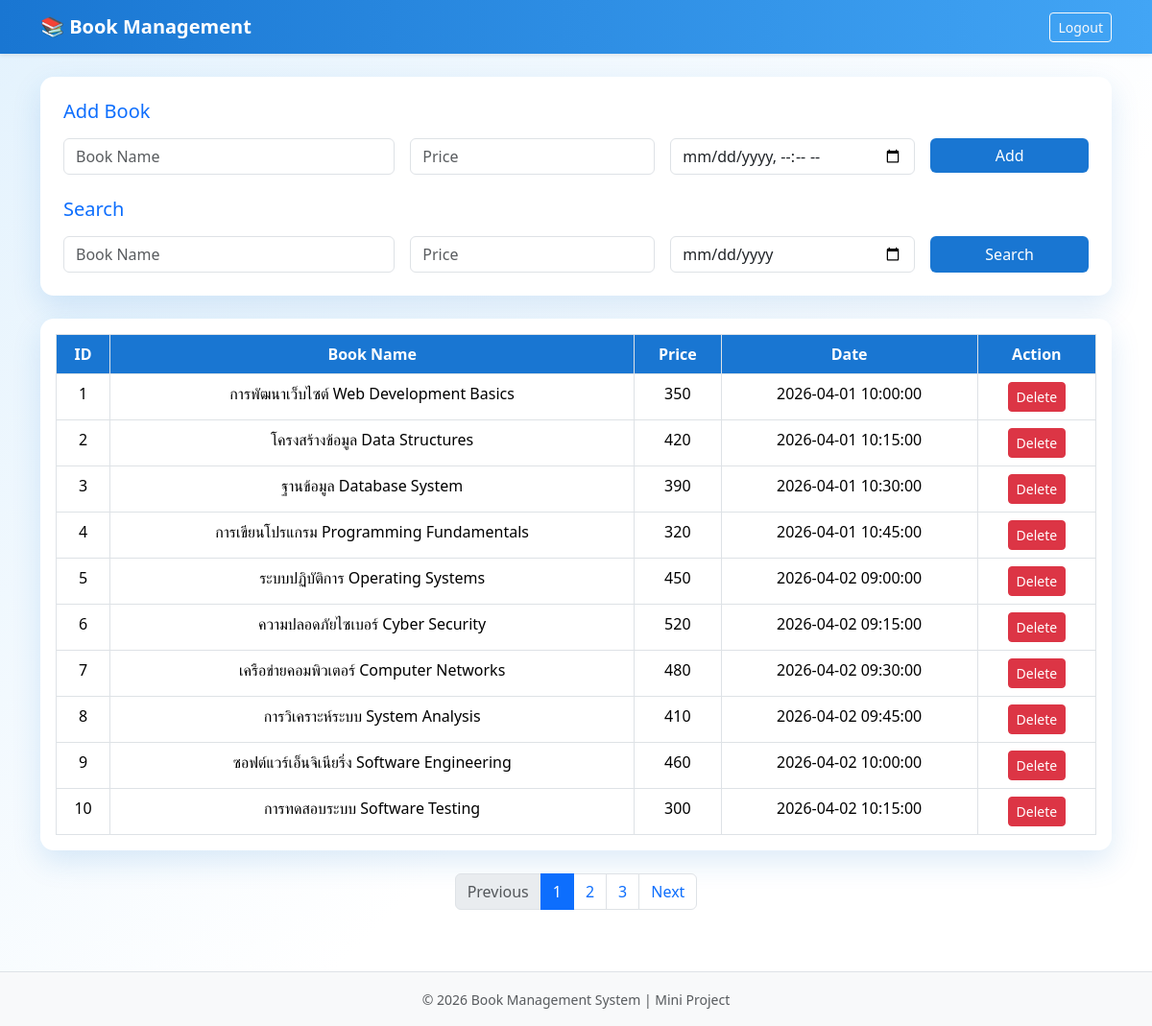
/index.php (signed in), run on the app's committed database.
### tables this page shows
CREATE TABLE `package` (
  `package_id` int(11) NOT NULL,
  `package_name` varchar(255) DEFAULT NULL,
  `amount` int(11) DEFAULT NULL,
  `create_date` datetime DEFAULT NULL
);

### index.php (the view, shortened to what this page needs)
<?php
require 'config.php';
$limit = 10;
$page  = isset($_GET['page']) ? max(1,(int)$_GET['page']) : 1;
$offset = ($page - 1) * $limit;
$countSql = "SELECT COUNT(*) AS total FROM package";
$countResult = $conn->query($countSql);
$totalRows = $countResult->fetch_assoc()['total'];
$totalPages = ceil($totalRows / $limit);
$sql = "SELECT * FROM package";
$sql .= " LIMIT $limit OFFSET $offset";
$result = $conn->query($sql);
$data = [];
while ($row = $result->fetch_assoc()) {
    $data[] = $row;
}
?>
<!DOCTYPE html>
<html lang="en">
<head>
    <link href="https://cdn.jsdelivr.net/npm/bootstrap@5.3.3/dist/css/bootstrap.min.css" rel="stylesheet">
    <link rel="stylesheet" href="style.css">
</head>
<body>
<nav class="navbar navbar-expand-lg navbar-dark bg-primary shadow-sm">
    <div class="container">
        <span class="navbar-brand fw-bold">📚 Book Management</span>
        <div class="ms-auto">
            <a href="logout.php" class="btn btn-outline-light btn-sm">Logout</a>
        </div>
    </div>
</nav>
<section class="pb-5">
<div class="container mt-4">
<div class="card p-4 mb-4">
    <h5 class="text-primary mb-3">Add Book</h5>
    <form method="post" class="row g-3 mb-4">
        <div class="col-md-4">
            <input class="form-control" name="name" placeholder="Book Name" required>
        </div>
        <div class="col-md-3">
            <input class="form-control" name="amount" type="number" placeholder="Price" required>
        </div>
        <div class="col-md-3">
            <input class="form-control" name="date" type="datetime-local" required>
        </div>
        <div class="col-md-2">
            <button name="add" class="btn btn-primary w-100">Add</button>
        </div>
    </form>
    <h5 class="text-primary mb-3">Search</h5>
    <form method="get" class="row g-3">
        <div class="col-md-4">
            <input class="form-control" name="name" placeholder="Book Name">
        </div>
        <div class="col-md-3">
            <input class="form-control" name="amount" placeholder="Price">
        </div>
        <div class="col-md-3">
            <input class="form-control" type="date" name="date">
        </div>
        <div class="col-md-2 d-grid gap-2">
            <button class="btn btn-primary">Search</button>
        </div>
    </form>
</div>
<div class="card p-3">
<table class="table table-bordered text-center mb-0">
<thead>
<tr>
    <th>ID</th>
    <th>Book Name</th>
    <th>Price</th>
    <th>Date</th>
    <th>Action</th>
</tr>
</thead>
<tbody>
<?php foreach ($data as $d): ?>
<tr>
    <td><?= $d['package_id'] ?></td>
    <td><?= $d['package_name'] ?></td>
    <td><?= $d['amount'] ?></td>
    <td><?= $d['create_date'] ?></td>
    <td>
        <a href="?del=<?= $d['package_id'] ?>"
           class="btn btn-danger btn-sm"
           onclick="return confirm('Confirm delete?')">
           Delete
        </a>
    </td>
</tr>
<?php endforeach; ?>
</tbody>
</table>
</div>
<nav class="mt-4">
<ul class="pagination justify-content-center">
    <li class="page-item <?= ($page <= 1) ? 'disabled' : '' ?>">
        <a class="page-link" href="?page=<?= $page-1 ?>">Previous</a>
    </li>
    <?php for ($i=1; $i<=$totalPages; $i++): ?>
        <li class="page-item <?= ($i==$page) ? 'active' : '' ?>">
            <a class="page-link" href="?page=<?= $i ?>"><?= $i ?></a>
        </li>
    <?php endfor; ?>
    <li class="page-item <?= ($page >= $totalPages) ? 'disabled' : '' ?>">
        <a class="page-link" href="?page=<?= $page+1 ?>">Next</a>
    </li>
</ul>
</nav>
</div>
</section>
<footer class="bg-light text-center py-3 border-top">
    <small class="text-muted">
        © 2026 Book Management System | Mini Project
    </small>
</footer>
</body>
</html>

### css/style.css (style rules this page uses)
body { min-height: 100vh; background: linear-gradient(135deg, #e3f2fd 0%, #ffffff 60%); font-family: 'Segoe UI', Tahoma, sans-serif; }
.navbar { background: linear-gradient(90deg, #1976d2, #42a5f5); }
.card { border-radius: 14px; border: none; box-shadow: 0 12px 30px rgba(25,118,210,0.15); }
.btn-primary { background-color: #1976d2; border: none; }
.table thead th { background-color: #1976d2; color: white; }
footer { background-color: #f8f9fa; border-top: 1px solid #e0e0e0; }

### data on the page
package: package_id "1", package_name "การพัฒนาเว็บไซต์ Web Development Basics", amount "350", create_date "2026-04-01 10:00:00"
package: package_id "2", package_name "โครงสร้างข้อมูล Data Structures", amount "420", create_date "2026-04-01 10:15:00"
package: package_id "3", package_name "ฐานข้อมูล Database System", amount "390", create_date "2026-04-01 10:30:00"
package: package_id "4", package_name "การเขียนโปรแกรม Programming Fundamentals", amount "320", create_date "2026-04-01 10:45:00"
package: package_id "5", package_name "ระบบปฏิบัติการ Operating Systems", amount "450", create_date "2026-04-02 09:00:00"
package: package_id "6", package_name "ความปลอดภัยไซเบอร์ Cyber Security", amount "520", create_date "2026-04-02 09:15:00"
package: package_id "7", package_name "เครือข่ายคอมพิวเตอร์ Computer Networks", amount "480", create_date "2026-04-02 09:30:00"
package: package_id "8", package_name "การวิเคราะห์ระบบ System Analysis", amount "410", create_date "2026-04-02 09:45:00"
package: package_id "9", package_name "ซอฟต์แวร์เอ็นจิเนียริ่ง Software Engineering", amount "460", create_date "2026-04-02 10:00:00"
package: package_id "10", package_name "การทดสอบระบบ Software Testing", amount "300", create_date "2026-04-02 10:15:00"
